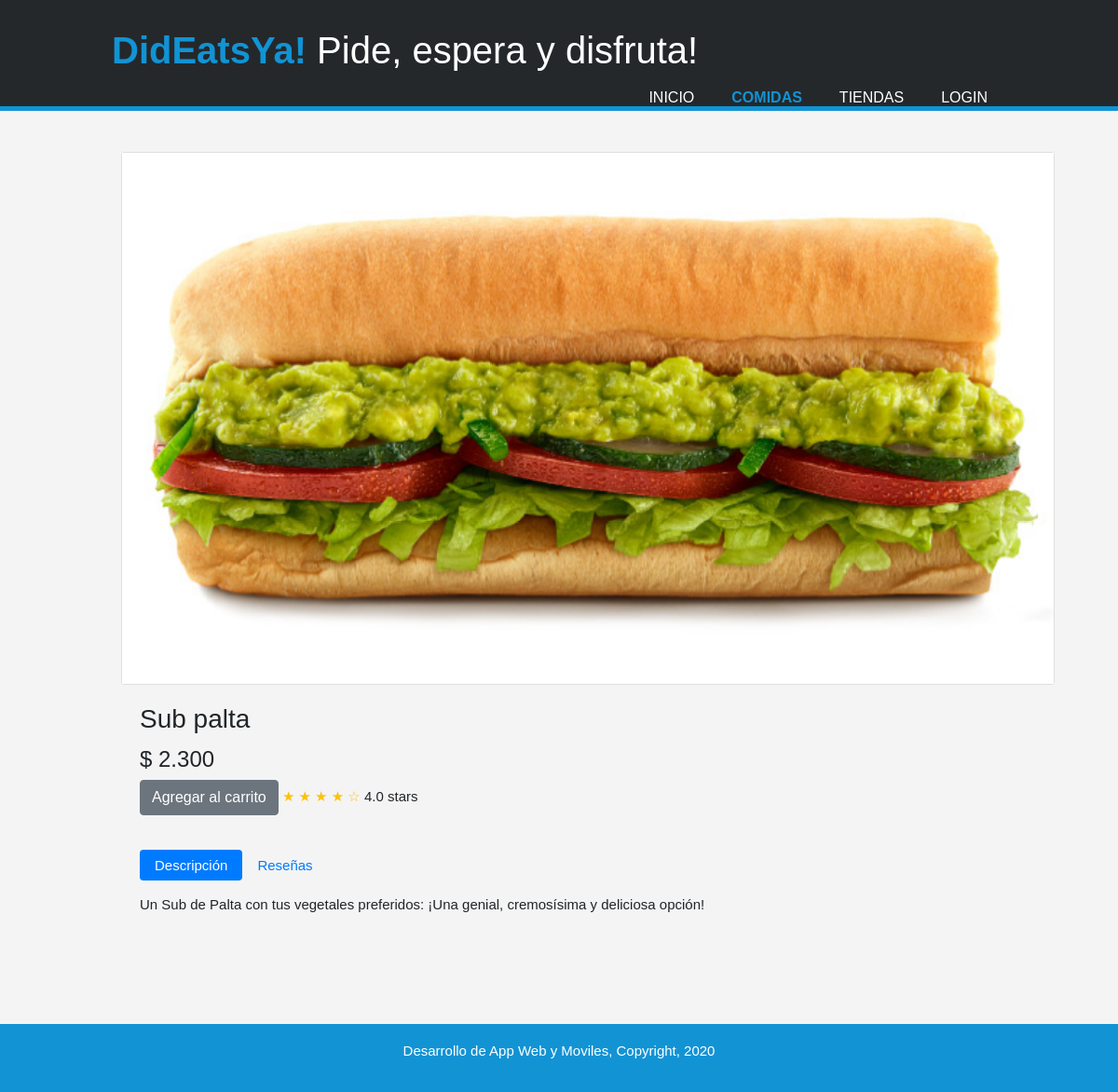
/comidas/comida1/, run on the app's committed database.
### comidas/models.py (models this page shows, shortened)
class Comida(models.Model):
	comida_id = models.CharField(max_length=10,help_text="Ingrese ID de la comida",primary_key=True)
	comida_nombre = models.CharField(max_length=200, help_text="Ingrese Nombre de la comida")
	comida_valor=models.IntegerField(help_text="Ingrese el precio de la comida (Ej: $ 999 999).")
	comida_descripcion=models.TextField(max_length=3000, help_text="Ingrese la descripcion de la comida")
	comida_imagen=models.ImageField(upload_to="gallery", null=True)

### comidas/views.py (the view)
# urls.py: path('<str:pk>/', DetailView.as_view(), name='details'),
class DetailView(generic.DetailView):
	model = Comida

### templates/comidas/comida_detail.html (shortened to what this page needs)
{% extends "main_template.html" %}
{% load humanize %}
{% block content %}
{% load static %}
<link rel="stylesheet" href="{% static '/style.css' %}">
<link rel="stylesheet" href="{% static '/menu/menustyle.css' %}">
<header>
        <div class="contenedor">
            <div class="marca">
                <h1><span class="resaltado">DidEatsYa!</span> Pide, espera y disfruta!</h1>
            </div>
            <nav>
                <ul>
                    <li id="1"><a href="{% url 'inicio' %}">Inicio</a></li>
                    <li id="2" class="actual"><a href="{% url 'comidas:allfoods' %}">Comidas</a></li>
                    <li id="3"><a href="{% url 'tiendas:allstores' %}">Tiendas</a></li>
                    {% if user.is_authenticated %}
                            <li style="width:12%" class="navli"><a href="#">{{ user.get_username }}</a>
                                <ul class="child">
                                    <li><a href= "{{ user.cuenta.get_absolute_url }}">Profile</a></li>
                                    {% if user.is_superuser %}
                                        <li><a href="{% url 'comidas:buscar' %}">Mantenedor Comida</a></li>
                                        <li><a href="{% url 'tiendas:buscar' %}">Mantenedor Tiendas</a></li>
                                    {% endif %}
                                    <li><a href="{% url 'logout' %}">Logout</a></li>
                                </ul>
                            </li>
                        {% else %}
                            <li><a href="{% url 'login' %}?next={{request.path}}">Login</a>
                        {% endif %}
                </ul>
            </nav>
        </div>
</header>
<div class="container">
    <div class="col-lg-12">
        <div class="card mt-4">
            <div id="demo" class="carousel slide" data-ride="carousel">
                <ul class="carousel-indicators">
                    <li data-target="#demo" data-slide-to="0" class="active"></li>
                </ul>
                <div class="carousel-inner">
                    <div class="carousel-item active">
                        <img src="{{ object.comida_imagen.url }}" alt="Imagen Principal" style="width:1000px;height: 570px;">
                    </div>
                </div>
            </div>
        </div>
        <div class="card-body">
            <h3 class="card-title">{{ object.comida_nombre }}</h3>
            <h4>$ {{ object.comida_valor|intcomma }}</h4>
            <button type="button" class="btn btn-secondary" id="agregar" onclick="cambio()">Agregar al carrito</button>
            <span class="text-warning">&#9733; &#9733; &#9733; &#9733; &#9734;</span>
            4.0 stars
            <div class="row-sm1">
                <h4><br></h4>
            </div>
            <ul class="nav nav-pills" id="myTab" role="tablist">
                <li class="nav-item">
                    <a class="nav-link active" id="home-tab" data-toggle="tab" href="#descr" role="tab" aria-controls="descr" aria-selected="true">Descripción</a>
                </li>
                <li class="nav-item">
                    <a class="nav-link" id="contact-tab" data-toggle="tab" href="#rev" role="tab" aria-controls="rev" aria-selected="false">Reseñas</a>
                </li>
            </ul>
            <div class="tab-content" id="myTabContent">
                <div class="tab-pane fade show active" id="descr" role="tabpanel" aria-labelledby="home-tab">
                    <p class="card-text">
                        <br>
                        {{ object.comida_descripcion }}
                    </p>
                </div>
            </div>
         </div>
    </div>
</div>
{% endblock %}

### static/style.css (style rules this page uses)
body { font: 15px Arial, Helvetica, sans-serif; padding: 0; margin: 0; background-color: #f4f4f4; }
.contenedor { width: 80%; margin: auto; overflow: hidden; }
ul { margin: 0; padding: 0; }
header { background-color: #24282B; color: #FFFFFF; padding-top: 30px; min-height: 70px; border-bottom: 5px solid #1293D4; }
header a { color: #FFFFFF; text-decoration: none; text-transform: uppercase; font-size: 16px; }
header li { float: left; display: inline; padding: 0px 20px 0px 20px; }
header nav { float: right; margin-top: 10px; }
header .resaltado, header .actual a { color: #1293D4; font-weight: bold; }

### static/menu/menustyle.css (style rules this page uses)
body { margin : 0; padding : 0; background-position : center; font-family : Helvetica; }
.container { width : 90%; max-width : 1000px; margin : 20px auto; display : grid; grid-gap : 20px; grid-template-columns : repeat(3, 1fr); grid-template-rows : repeat(5, auto); grid-template-areas : "header header header" "galery galery galery" "widget-1 widget-1 widget-1" "widget-2 widget-2 widget-2" "footer footer footer"; }

### data on the page
Comida: comida_imagen (picture), comida_nombre "Sub palta", comida_valor "2.300", comida_descripcion "Un Sub de Palta con tus vegetales preferidos: ¡Una genial, cremosísima y deliciosa opción!"
